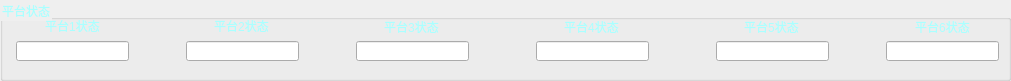
  <widget class="QGroupBox" name="statusGroupBox">
   <property name="geometry">
    <rect>
     <x>10</x>
     <y>19</y>
     <width>1011</width>
     <height>81</height>
    </rect>
   </property>
   <property name="styleSheet">
    <string notr="true">color: rgb(170, 255, 255);</string>
   </property>
   <property name="title">
    <string>平台状态</string>
   </property>
   <widget class="QLineEdit" name="lineEdit_2">
    <property name="geometry">
     <rect>
      <x>186</x>
      <y>41</y>
      <width>113</width>
      <height>20</height>
     </rect>
    </property>
    <property name="styleSheet">
     <string notr="true">color: rgb(0, 0, 0);</string>
    </property>
   </widget>
   <widget class="QLabel" name="label_6">
    <property name="geometry">
     <rect>
      <x>887</x>
      <y>16</y>
      <width>111</width>
      <height>21</height>
     </rect>
    </property>
    <property name="styleSheet">
     <string notr="true">color: rgb(170, 255, 255);</string>
    </property>
    <property name="text">
     <string>平台6状态</string>
    </property>
    <property name="alignment">
     <set>Qt::AlignCenter</set>
    </property>
   </widget>
   <widget class="QLabel" name="label_4">
    <property name="geometry">
     <rect>
      <x>536</x>
      <y>16</y>
      <width>111</width>
      <height>21</height>
     </rect>
    </property>
    <property name="styleSheet">
     <string notr="true">color: rgb(170, 255, 255);</string>
    </property>
    <property name="text">
     <string>平台4状态</string>
    </property>
    <property name="alignment">
     <set>Qt::AlignCenter</set>
    </property>
   </widget>
   <widget class="QLineEdit" name="lineEdit_3">
    <property name="geometry">
     <rect>
      <x>356</x>
      <y>41</y>
      <width>113</width>
      <height>20</height>
     </rect>
    </property>
    <property name="styleSheet">
     <string notr="true">color: rgb(0, 0, 0);</string>
    </property>
   </widget>
   <widget class="QLabel" name="label_5">
    <property name="geometry">
     <rect>
      <x>716</x>
      <y>16</y>
      <width>111</width>
      <height>21</height>
     </rect>
    </property>
    <property name="styleSheet">
     <string notr="true">color: rgb(170, 255, 255);</string>
    </property>
    <property name="text">
     <string>平台5状态</string>
    </property>
    <property name="alignment">
     <set>Qt::AlignCenter</set>
    </property>
   </widget>
   <widget class="QLineEdit" name="lineEdit_6">
    <property name="geometry">
     <rect>
      <x>886</x>
      <y>41</y>
      <width>113</width>
      <height>20</height>
     </rect>
    </property>
    <property name="styleSheet">
     <string notr="true">color: rgb(0, 0, 0);</string>
    </property>
   </widget>
   <widget class="QLabel" name="label_1">
    <property name="geometry">
     <rect>
      <x>17</x>
      <y>15</y>
      <width>111</width>
      <height>21</height>
     </rect>
    </property>
    <property name="styleSheet">
     <string notr="true">color: rgb(170, 255, 255);</string>
    </property>
    <property name="text">
     <string>平台1状态</string>
    </property>
    <property name="alignment">
     <set>Qt::AlignCenter</set>
    </property>
   </widget>
   <widget class="QLineEdit" name="lineEdit_5">
    <property name="geometry">
     <rect>
      <x>716</x>
      <y>41</y>
      <width>113</width>
      <height>20</height>
     </rect>
    </property>
    <property name="styleSheet">
     <string notr="true">color: rgb(0, 0, 0);</string>
    </property>
   </widget>
   <widget class="QLineEdit" name="lineEdit_1">
    <property name="geometry">
     <rect>
      <x>16</x>
      <y>41</y>
      <width>113</width>
      <height>20</height>
     </rect>
    </property>
    <property name="styleSheet">
     <string notr="true">color: rgb(0, 0, 0);</string>
    </property>
   </widget>
   <widget class="QLabel" name="label_2">
    <property name="geometry">
     <rect>
      <x>186</x>
      <y>15</y>
      <width>111</width>
      <height>21</height>
     </rect>
    </property>
    <property name="styleSheet">
     <string notr="true">color: rgb(170, 255, 255);</string>
    </property>
    <property name="text">
     <string>平台2状态</string>
    </property>
    <property name="alignment">
     <set>Qt::AlignCenter</set>
    </property>
   </widget>
   <widget class="QLabel" name="label_3">
    <property name="geometry">
     <rect>
      <x>356</x>
      <y>16</y>
      <width>111</width>
      <height>21</height>
     </rect>
    </property>
    <property name="styleSheet">
     <string notr="true">color: rgb(170, 255, 255);</string>
    </property>
    <property name="text">
     <string>平台3状态</string>
    </property>
    <property name="alignment">
     <set>Qt::AlignCenter</set>
    </property>
   </widget>
   <widget class="QLineEdit" name="lineEdit_4">
    <property name="geometry">
     <rect>
      <x>536</x>
      <y>41</y>
      <width>113</width>
      <height>20</height>
     </rect>
    </property>
    <property name="styleSheet">
     <string notr="true">color: rgb(0, 0, 0);</string>
    </property>
   </widget>
  </widget>
